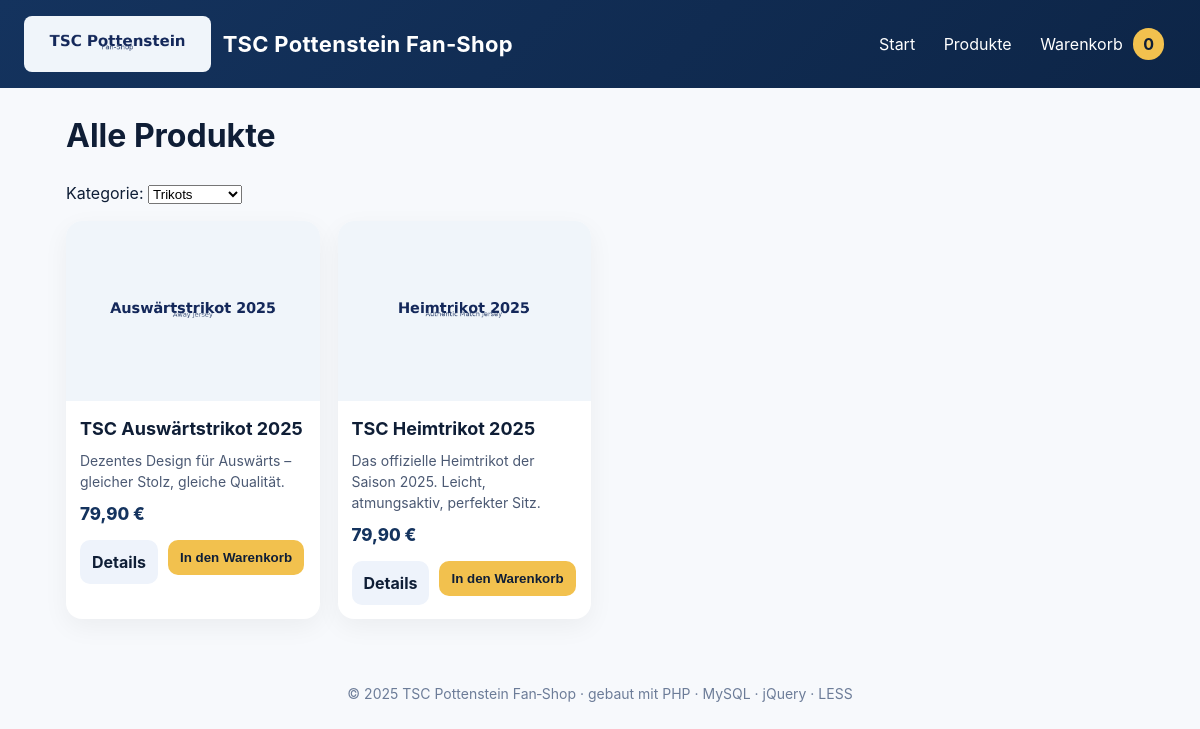
/products.php?cat=1, run on the app's committed database.
### tables this page shows
CREATE TABLE `products` (
  `id` INT AUTO_INCREMENT PRIMARY KEY,
  `category_id` INT NOT NULL,
  `name` VARCHAR(200) NOT NULL,
  `description` TEXT,
  `price` DECIMAL(10,2) NOT NULL,
  `image` VARCHAR(200) NOT NULL,
  CONSTRAINT `fk_products_category` FOREIGN KEY (`category_id`) REFERENCES `categories`(`id`) ON DELETE RESTRICT
);

### functions.php (called while the page is built, shortened)
<?php
function format_price($n) {
    return number_format((float)$n, 2, ',', '.') . ' €';
}
function fetch_categories(PDO $pdo) {
    $stmt = $pdo->query("SELECT id, name FROM categories ORDER BY name");
    return $stmt->fetchAll();
}
function fetch_products(PDO $pdo, $category_id = null, $limit = null) {
    if ($category_id) {
        $sql = "SELECT * FROM products WHERE category_id = ? ORDER BY id DESC";
        $stmt = $pdo->prepare($sql);
        $stmt->execute([$category_id]);
    } else {
        $sql = "SELECT * FROM products ORDER BY id DESC";
        if ($limit) $sql .= " LIMIT " . (int)$limit;
        $stmt = $pdo->query($sql);
    }
    return $stmt->fetchAll();
}
?>

### products.php (the view, shortened to what this page needs)
<?php include 'header.php'; ?>
  <h1>Alle Produkte</h1>
  <form method="get" style="margin: 0 0 16px 0">
    <label for="cat">Kategorie:</label>
    <select name="cat" id="cat" onchange="this.form.submit()">
      <?php foreach (fetch_categories($pdo) as $c): ?>
        <option value="<?php echo (int)$c['id']; ?>" <?php if (!empty($_GET['cat']) && (int)$_GET['cat']===$c['id']) echo 'selected'; ?>><?php echo htmlspecialchars($c['name']); ?></option>
      <?php endforeach; ?>
    </select>
  </form>
  <div class="grid">
    <?php
      $cat = isset($_GET['cat']) ? (int)$_GET['cat'] : null;
      $products = fetch_products($pdo, $cat, null);
      foreach ($products as $p):
    ?>
      <div class="card">
        <img src="assets/img/<?php echo htmlspecialchars($p['image']); ?>" alt="<?php echo htmlspecialchars($p['name']); ?>">
        <div class="pad">
          <h3><?php echo htmlspecialchars($p['name']); ?></h3>
          <p class="desc"><?php echo htmlspecialchars($p['description']); ?></p>
          <div class="price"><?php echo format_price($p['price']); ?></div>
          <div class="actions">
            <a class="btn ghost" href="product.php?id=<?php echo (int)$p['id']; ?>">Details</a>
            <form class="add-to-cart-form" method="post" action="cart_action.php" style="display:inline;">
              <button class="btn primary" type="submit">In den Warenkorb</button>
            </form>
          </div>
        </div>
      </div>
    <?php endforeach; ?>
  </div>
<?php include 'footer.php'; ?>

### assets/css/styles.css (style rules this page uses)
* { box-sizing:border-box }
html,body { margin:0;padding:0 }
body { font-family:-apple-system,BlinkMacSystemFont,"Segoe UI",Roboto,"Helvetica Neue",Arial,"Noto Sans","Apple Color Emoji","Segoe UI Emoji",sans-serif;background:#f7f9fc;color:#0f1e36;line-height:1.5 }
a { color:#14335E;text-decoration:none }
.grid { display:grid;grid-template-columns:repeat(auto-fill,minmax(230px,1fr));gap:18px }
.card { background:#fff;border-radius:16px;box-shadow:0 8px 26px rgba(0,0,0,.05);overflow:hidden;display:flex;flex-direction:column }
.card img { width:100%;height:180px;object-fit:cover }
.card .pad { padding:14px }
.card h3 { margin:0 0 8px 0;font-size:18px;color:#0f1e36 }
.card p.desc { margin:0 0 10px 0;color:#4b5973;font-size:14px;min-height:40px }
.card .price { font-weight:800;font-size:17px;color:#14335E }
.card .actions { margin-top:12px;display:flex;gap:10px }
.card .btn { border:none;padding:10px 12px;border-radius:10px;cursor:pointer;font-weight:700 }
.card .btn.primary { background:#F2C14E;color:#0f1e36 }
.card .btn.ghost { background:#eef3fb;color:#0f1e36 }

### data on the page
products: image (picture), name "TSC Auswärtstrikot 2025", description "Dezentes Design für Auswärts – gleicher Stolz, gleiche Qualität.", price "79,90 €"
products: image (picture), name "TSC Heimtrikot 2025", description "Das offizielle Heimtrikot der Saison 2025. Leicht, atmungsaktiv, perfekter Sitz.", price "79,90 €"

### other printed values
get_cart_count() "0"
form field cat "Trikots"
